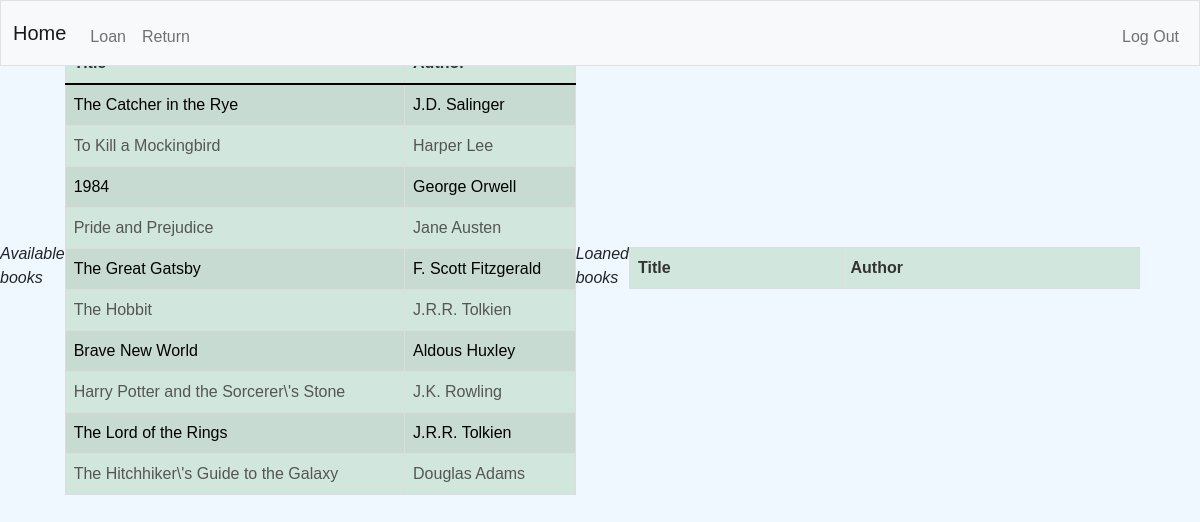
/ (signed in), run on the app's committed database.
### tables this page shows
CREATE TABLE books (
    book_id INTEGER PRIMARY KEY AUTOINCREMENT,
    title TEXT NOT NULL,
    author TEXT NOT NULL,
    genre TEXT NOT NULL,
    price REAL NOT NULL,
    loanee TEXT(10),
    on_loan BOOLEAN DEFAULT 0,
    FOREIGN KEY (loanee) REFERENCES people(card_number)
);

### app.py (the view)
@app.route("/")
def index():
    if "person_id" not in session:
        return redirect("/login")
    books = execute("SELECT title, author FROM books WHERE on_loan = ? ", 0,fetchall=True)
    books_on_loan = execute("SELECT title, author FROM books WHERE on_loan = ? AND loanee = ?",1,session["person_id"],fetchall=True)
    return render_template("index.html",books=books,books_on_loan=books_on_loan)

### app.py (called while the page is built)
def execute(query, *values, fetchall=False):
    conn = sqlite3.connect('bookStore.db')
    cursor = conn.cursor()
    if values:
        cursor.execute(query, values)
    else:
        cursor.execute(query)
    if fetchall:
        list_of_dicts = [
            dict(zip([column[0] for column in cursor.description], row))
            for row in cursor.fetchall()
        ]
        result = list_of_dicts
    else:
        result = None
    conn.commit()
    conn.close()
    return result

@app.after_request
def after_request(response):
    response.headers["Cache-Control"] = "no-cache, no-store, must-revalidate"
    response.headers["Expires"] = 0
    response.headers["Pragma"] = "no-cache"
    return response

### templates/index.html (shortened to what this page needs)
{% extends "layout.html" %}
{% block main %}
    <caption style="color:blue ; font-size:large"><i>Available books</i></caption>
    <table class="table table-success table-striped">
        <thead>
            <tr>
            <th>Title</th>
            <th>Author</th>
        </tr>
        </thead>
        <tbody>
            {% for book in books %}
            <tr>
                <td>{{ book["title"] }}</td>
                <td>{{ book["author"] }}</td>
            </tr>
        {% endfor %}
        </tbody>
    </table>
    <caption style="color:blue ; font-size:large"><i>Loaned books</i></caption>
    <table class="table table-success table-striped">
        <thead>
            <tr>
            <th>Title</th>
            <th>Author</th>
        </tr>
        </thead>
    </table>
{% endblock %}

### templates/layout.html (shortened to what this page needs)
<!DOCTYPE html>
<html lang="en">
    <head>
        <link href="https://cdn.jsdelivr.net/npm/bootstrap@5.1.3/dist/css/bootstrap.min.css" rel="stylesheet">
        <link href="{{ url_for('static', filename='style.css') }}" rel="stylesheet">
    </head>
    <body>
        <nav class="bg-light border navbar navbar-expand-md navbar-light">
            <div class="container-fluid">
                <a class="navbar-brand" href="/">Home</a>
                <div class="collapse navbar-collapse" id="navbar">
                    {% if session["person_id"] %}
                        <ul class="navbar-nav me-auto mt-2">
                            <li class="nav-item"><a class="nav-link" href="/loan">Loan</a></li>
                            <li class="nav-item"><a class="nav-link" href="/returning">Return</a></li>
                        </ul>
                        <ul class="navbar-nav ms-auto mt-2">
                            <li class="nav-item"><a class="nav-link" href="/logout">Log Out</a></li>
                        </ul>
                    {% else %}
                        <ul class="navbar-nav ms-auto mt-2">
                            <li class="nav-item"><a class="nav-link" href="/register">Register</a></li>
                            <li class="nav-item"><a class="nav-link" href="/login">Log In</a></li>
                        </ul>
                    {% endif %}
                </div>
            </div>
        </nav>
        <main class="container">
            {% block main %}{% endblock %}
        </main>
    </body>
</html>

### static/style.css (style rules this page uses)
body { font-family: Arial, sans-serif; background-color: #f0f8ff; }
.container { margin: 0; padding: 0; display: flex; justify-content: center; align-items: center; height: 400px; }
main { flex: 1; }
table { width: 150%; border-collapse: collapse; margin-top: 20px; }
table, th, td { border: 1px solid #dddddd; }
th, td { padding: 12px; text-align: left; }
th { background-color: #f2f2f2; color: #333333; }
td { background-color: #ffffff; color: #555555; }

### data on the page
books: title "The Catcher in the Rye", author "J.D. Salinger"
books: title "To Kill a Mockingbird", author "Harper Lee"
books: title "1984", author "George Orwell"
books: title "Pride and Prejudice", author "Jane Austen"
books: title "The Great Gatsby", author "F. Scott Fitzgerald"
books: title "The Hobbit", author "J.R.R. Tolkien"
books: title "Brave New World", author "Aldous Huxley"
books: title "Harry Potter and the Sorcerer\\'s Stone", author "J.K. Rowling"
books: title "The Lord of the Rings", author "J.R.R. Tolkien"
books: title "The Hitchhiker\\'s Guide to the Galaxy", author "Douglas Adams"
